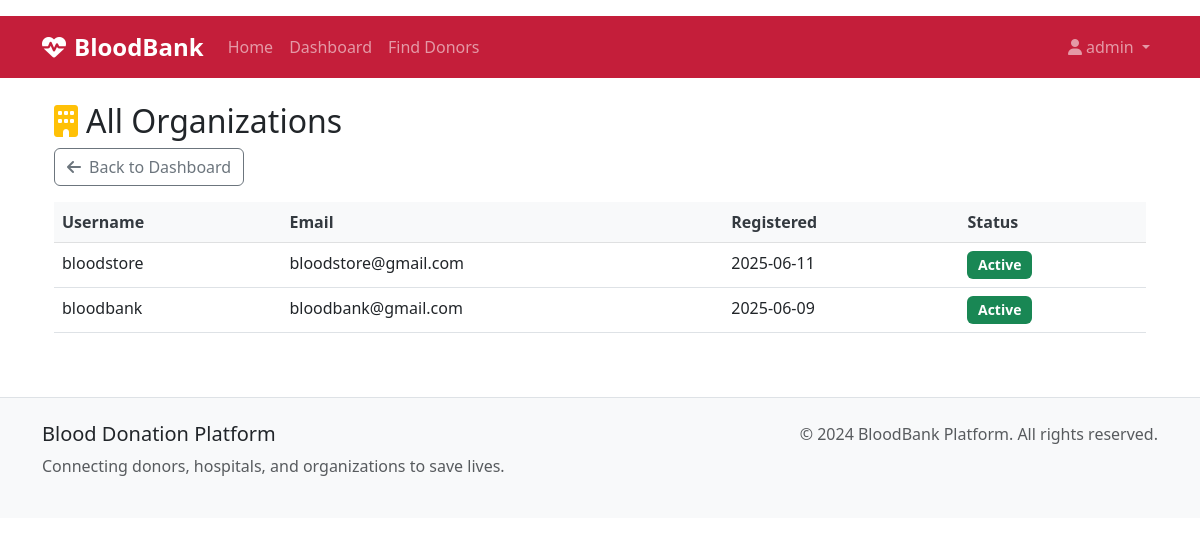
Screenshot of /admin/organizations (signed in) with the database file from the repository.
### models.py (models this page shows, shortened)
class User(db.Model):
    id = db.Column(db.Integer, primary_key=True)
    username = db.Column(db.String(80), unique=True, nullable=False)
    email = db.Column(db.String(120), unique=True, nullable=False)
    password_hash = db.Column(db.String(256), nullable=False)
    role = db.Column(db.String(20), nullable=False)  # donor, hospital, organization, admin
    created_at = db.Column(db.DateTime, default=datetime.utcnow)
    is_active = db.Column(db.Boolean, default=True)
    donor_profile = db.relationship('DonorProfile', backref='user', uselist=False)
    hospital_profile = db.relationship('HospitalProfile', backref='user', uselist=False)
    organization_profile = db.relationship('OrganizationProfile', backref='user', uselist=False)

### routes.py (the view)
@app.route('/admin/organizations')
@role_required(['admin'])
def admin_list_organizations():
    organizations = User.query.filter_by(role='organization').order_by(User.created_at.desc()).all()
    return render_template('admin/list_organizations.html', organizations=organizations)

### utils.py (called while the page is built)
def role_required(roles):
    def decorator(f):
        @wraps(f)
        def decorated_function(*args, **kwargs):
            if 'user_id' not in session:
                flash('Please log in to access this page.', 'warning')
                return redirect(url_for('login'))
            user = User.query.get(session['user_id'])
            if not user or user.role not in roles:
                flash('You do not have permission to access this page.',
                      'error')
                return redirect(url_for('dashboard'))
            return f(*args, **kwargs)
        return decorated_function
    return decorator

### templates/admin/list_organizations.html (shortened to what this page needs)
{% extends 'base.html' %}
{% block content %}
<div class="container my-4">
    <h2><i class="fas fa-building me-2 text-warning"></i>All Organizations</h2>
    <a href="{{ url_for('admin_dashboard') }}" class="btn btn-outline-secondary mb-3">
        <i class="fas fa-arrow-left me-2"></i>Back to Dashboard
    </a>
    <div class="table-responsive">
        <table class="table table-hover">
            <thead class="table-light">
                <tr>
                    <th>Username</th>
                    <th>Email</th>
                    <th>Registered</th>
                    <th>Status</th>
                </tr>
            </thead>
            <tbody>
                {% for organization in organizations %}
                <tr>
                    <td>{{ organization.username }}</td>
                    <td>{{ organization.email }}</td>
                    <td>{{ organization.created_at.strftime('%Y-%m-%d') }}</td>
                    <td>{% if organization.is_active %}<span class="badge bg-success">Active</span>{% else %}<span class="badge bg-secondary">Inactive</span>{% endif %}</td>
                </tr>
                {% endfor %}
            </tbody>
        </table>
    </div>
</div>
{% endblock %}

### static/css/styles.css (style rules this page uses)
:root { --medical-primary: #c41e3a; --medical-secondary: #8b0000; --medical-light: #f8f9fa; --medical-dark: #343a40; --medical-accent: #28a745; --medical-warning: #ffc107; --medical-info: #17a2b8; }
.table th { border-top: none; font-weight: 600; color: var(--medical-dark); background-color: var(--medical-light); }
.badge { font-size: 0.875em; padding: 0.5em 0.75em; }

### rows the page displays
User: username "bloodstore", email "bloodstore@gmail.com", created_at "2025-06-11", is_active "Active"
User: username "bloodbank", email "bloodbank@gmail.com", created_at "2025-06-09", is_active "Active"

### other values shown
{{ session.username }} "admin"
